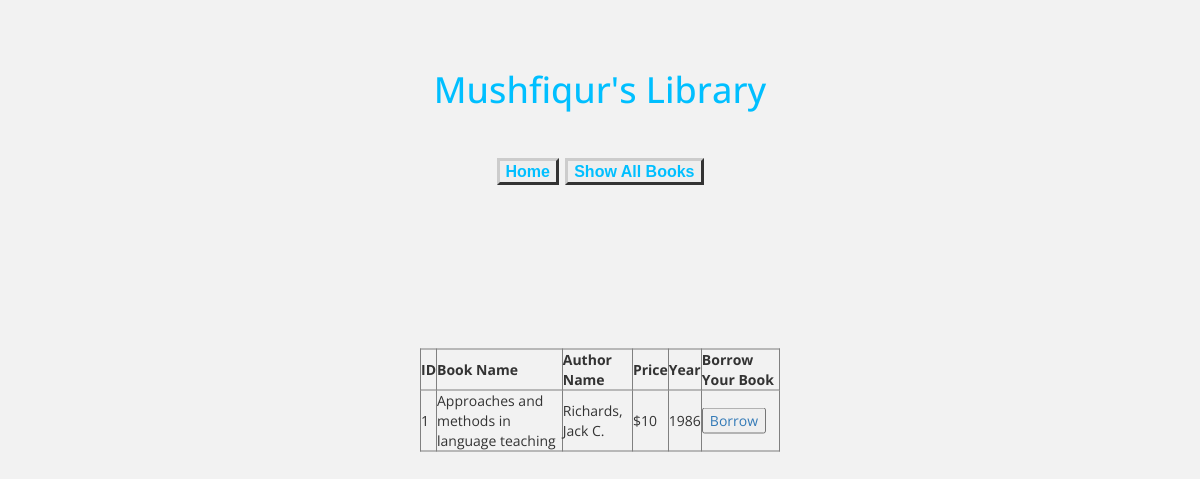
Page /book.php?id=1 on the committed database.
### tables this page shows
CREATE TABLE `books` (
  `book_id` int(11) NOT NULL,
  `publisher_id` int(11) NOT NULL,
  `book_name` varchar(200) NOT NULL,
  `price` float NOT NULL,
  `genres` varchar(200) NOT NULL,
  `year` varchar(200) NOT NULL
);

CREATE TABLE `publisher` (
  `publisher_id` int(11) NOT NULL,
  `author_name` varchar(200) NOT NULL,
  `author_email` varchar(355) NOT NULL
);

### book.php (the view, shortened to what this page needs)
<?php
	include "connection.php";
?>
<!DOCTYPE html>
<html lang="en" dir="ltr">
  <head>
    <link href="https://maxcdn.bootstrapcdn.com/font-awesome/4.2.0/css/font-awesome.min.css" rel="stylesheet">
    <link rel="stylesheet" href="https://stackpath.bootstrapcdn.com/bootstrap/3.4.1/css/bootstrap.min.css">
    <link rel="stylesheet" href="main.css">
  </head>
  <body>
    <h1>Mushfiqur's Library</h1>
    <div class="wrap">
  	<table border="1">
		<th>ID</th>
		<th>Book Name</th>
		<th>Author Name</th>
		<th>Price</th>
		<th>Year</th>
		<th>Borrow Your Book</th>
	  	<?php
	  	  if (isset($_GET['id'])) {
	$result = mysqli_query($conn, 'SELECT * FROM `books` INNER JOIN publisher on books.publisher_id=publisher.publisher_id WHERE `book_id`='.$_GET["id"]);
		  if ($result->num_rows > 0) {
		    while($row = $result->fetch_assoc()) {
		?>
			<tr>
				<td><?php echo $row["book_id"]; ?></td>
				<td><?php echo $row["book_name"]; ?></td>
				<td><?php echo $row["author_name"]; ?></td>
				<td>$<?php echo $row["price"]; ?></td>
				<td><?php echo $row["year"]; ?></td>
				<td><a href="borrow.php?id=<?php echo $row["book_id"]; ?>"><button>Borrow</button></a></td>
			</tr>
		<?php
		    }
		}
		} else {
		    echo "0 results";
		}
  	?>
  	</table>
  	</div>
  	<div class="showBooks">
      <h3>
        <a href="index.php" class="linkButton">Home</a>
        <a href="booklist.php" class="linkButton">Show All Books</a>
      </h3>
    </div>
  </body>
</html>

### main.css (style rules this page uses)
body { background: #f2f2f2; font-family: 'Open Sans', sans-serif; }
h1 { text-align: center; color: #00bfff; padding-top: 50px; }
.linkButton { font: bold 16px Arial; text-decoration: none; background-color: #EEEEEE; color: #00bfff; padding: 2px 6px 2px 6px; border-top: 3px solid #CCCCCC; border-right: 3px solid #333333; border-bottom: 3px solid #333333; border-left: 3px solid #CCCCCC; }
.showBooks { padding-top: 15px; text-align: center; }
.wrap { width: 30%; position: absolute; top: 50%; left: 50%; transform: translate(-50%, -50%); }

### rows in the picture
books: book_id "1", book_name "Approaches and methods in language teaching", publisher.author_name "Richards, Jack C.", price "10", year "1986"
